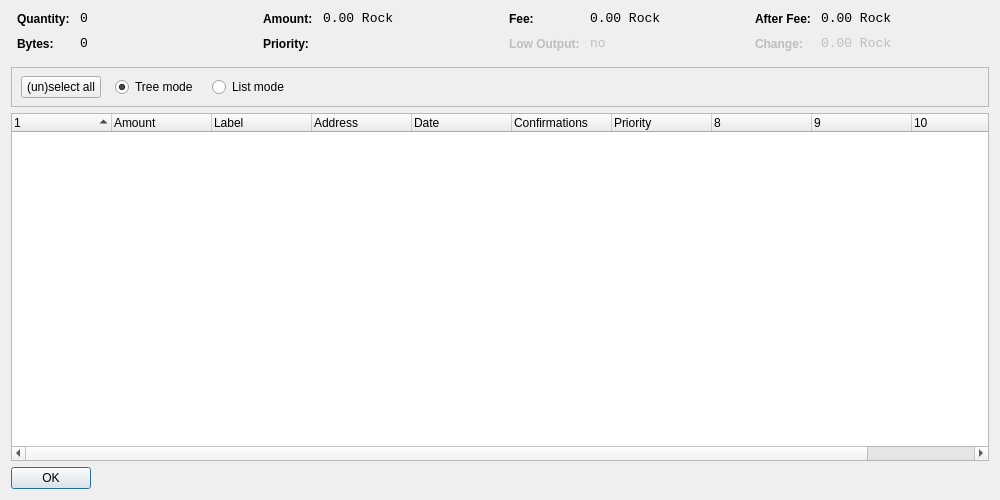
<?xml version="1.0" encoding="UTF-8"?>
<ui version="4.0">
 <class>CoinControlDialog</class>
 <widget class="QDialog" name="CoinControlDialog">
  <property name="geometry">
   <rect>
    <x>0</x>
    <y>0</y>
    <width>1000</width>
    <height>500</height>
   </rect>
  </property>
  <property name="windowTitle">
   <string>Coin Control</string>
  </property>
  <layout class="QVBoxLayout" name="verticalLayout">
   <item>
    <layout class="QHBoxLayout" name="horizontalLayoutTop" stretch="0,0,0,0">
     <property name="topMargin">
      <number>0</number>
     </property>
     <property name="bottomMargin">
      <number>10</number>
     </property>
     <item>
      <layout class="QFormLayout" name="formLayoutCoinControl1">
       <property name="horizontalSpacing">
        <number>10</number>
       </property>
       <property name="verticalSpacing">
        <number>10</number>
       </property>
       <property name="leftMargin">
        <number>6</number>
       </property>
       <property name="rightMargin">
        <number>6</number>
       </property>
       <item row="0" column="0">
        <widget class="QLabel" name="labelCoinControlQuantityText">
         <property name="styleSheet">
          <string notr="true">font-weight:bold;</string>
         </property>
         <property name="text">
          <string>Quantity:</string>
         </property>
        </widget>
       </item>
       <item row="0" column="1">
        <widget class="QLabel" name="labelCoinControlQuantity">
         <property name="font">
          <font>
           <family>Monospace</family>
           <pointsize>10</pointsize>
          </font>
         </property>
         <property name="cursor">
          <cursorShape>IBeamCursor</cursorShape>
         </property>
         <property name="contextMenuPolicy">
          <enum>Qt::ActionsContextMenu</enum>
         </property>
         <property name="text">
          <string notr="true">0</string>
         </property>
         <property name="textInteractionFlags">
          <set>Qt::LinksAccessibleByMouse|Qt::TextSelectableByKeyboard|Qt::TextSelectableByMouse</set>
         </property>
        </widget>
       </item>
       <item row="1" column="0">
        <widget class="QLabel" name="labelCoinControlBytesText">
         <property name="styleSheet">
          <string notr="true">font-weight:bold;</string>
         </property>
         <property name="text">
          <string>Bytes:</string>
         </property>
        </widget>
       </item>
       <item row="1" column="1">
        <widget class="QLabel" name="labelCoinControlBytes">
         <property name="font">
          <font>
           <family>Monospace</family>
           <pointsize>10</pointsize>
          </font>
         </property>
         <property name="cursor">
          <cursorShape>IBeamCursor</cursorShape>
         </property>
         <property name="contextMenuPolicy">
          <enum>Qt::ActionsContextMenu</enum>
         </property>
         <property name="text">
          <string notr="true">0</string>
         </property>
         <property name="textInteractionFlags">
          <set>Qt::LinksAccessibleByMouse|Qt::TextSelectableByKeyboard|Qt::TextSelectableByMouse</set>
         </property>
        </widget>
       </item>
      </layout>
     </item>
     <item>
      <layout class="QFormLayout" name="formLayoutCoinControl2">
       <property name="horizontalSpacing">
        <number>10</number>
       </property>
       <property name="verticalSpacing">
        <number>10</number>
       </property>
       <property name="leftMargin">
        <number>6</number>
       </property>
       <property name="rightMargin">
        <number>6</number>
       </property>
       <item row="0" column="0">
        <widget class="QLabel" name="labelCoinControlAmountText">
         <property name="styleSheet">
          <string notr="true">font-weight:bold;</string>
         </property>
         <property name="text">
          <string>Amount:</string>
         </property>
        </widget>
       </item>
       <item row="0" column="1">
        <widget class="QLabel" name="labelCoinControlAmount">
         <property name="font">
          <font>
           <family>Monospace</family>
           <pointsize>10</pointsize>
          </font>
         </property>
         <property name="cursor">
          <cursorShape>IBeamCursor</cursorShape>
         </property>
         <property name="contextMenuPolicy">
          <enum>Qt::ActionsContextMenu</enum>
         </property>
         <property name="text">
          <string notr="true">0.00 Rock</string>
         </property>
         <property name="textInteractionFlags">
          <set>Qt::LinksAccessibleByMouse|Qt::TextSelectableByKeyboard|Qt::TextSelectableByMouse</set>
         </property>
        </widget>
       </item>
       <item row="1" column="0">
        <widget class="QLabel" name="labelCoinControlPriorityText">
         <property name="styleSheet">
          <string notr="true">font-weight:bold;</string>
         </property>
         <property name="text">
          <string>Priority:</string>
         </property>
        </widget>
       </item>
       <item row="1" column="1">
        <widget class="QLabel" name="labelCoinControlPriority">
         <property name="font">
          <font>
           <family>Monospace</family>
           <pointsize>10</pointsize>
          </font>
         </property>
         <property name="cursor">
          <cursorShape>IBeamCursor</cursorShape>
         </property>
         <property name="contextMenuPolicy">
          <enum>Qt::ActionsContextMenu</enum>
         </property>
         <property name="text">
          <string/>
         </property>
         <property name="textInteractionFlags">
          <set>Qt::LinksAccessibleByMouse|Qt::TextSelectableByKeyboard|Qt::TextSelectableByMouse</set>
         </property>
        </widget>
       </item>
      </layout>
     </item>
     <item>
      <layout class="QFormLayout" name="formLayoutCoinControl3">
       <property name="horizontalSpacing">
        <number>10</number>
       </property>
       <property name="verticalSpacing">
        <number>10</number>
       </property>
       <property name="leftMargin">
        <number>6</number>
       </property>
       <property name="rightMargin">
        <number>6</number>
       </property>
       <item row="0" column="0">
        <widget class="QLabel" name="labelCoinControlFeeText">
         <property name="styleSheet">
          <string notr="true">font-weight:bold;</string>
         </property>
         <property name="text">
          <string>Fee:</string>
         </property>
        </widget>
       </item>
       <item row="0" column="1">
        <widget class="QLabel" name="labelCoinControlFee">
         <property name="font">
          <font>
           <family>Monospace</family>
           <pointsize>10</pointsize>
          </font>
         </property>
         <property name="cursor">
          <cursorShape>IBeamCursor</cursorShape>
         </property>
         <property name="contextMenuPolicy">
          <enum>Qt::ActionsContextMenu</enum>
         </property>
         <property name="text">
          <string notr="true">0.00 Rock</string>
         </property>
         <property name="textInteractionFlags">
          <set>Qt::LinksAccessibleByMouse|Qt::TextSelectableByKeyboard|Qt::TextSelectableByMouse</set>
         </property>
        </widget>
       </item>
       <item row="1" column="0">
        <widget class="QLabel" name="labelCoinControlLowOutputText">
         <property name="enabled">
          <bool>false</bool>
         </property>
         <property name="styleSheet">
          <string notr="true">font-weight:bold;</string>
         </property>
         <property name="text">
          <string>Low Output:</string>
         </property>
        </widget>
       </item>
       <item row="1" column="1">
        <widget class="QLabel" name="labelCoinControlLowOutput">
         <property name="enabled">
          <bool>false</bool>
         </property>
         <property name="font">
          <font>
           <family>Monospace</family>
           <pointsize>10</pointsize>
          </font>
         </property>
         <property name="cursor">
          <cursorShape>IBeamCursor</cursorShape>
         </property>
         <property name="contextMenuPolicy">
          <enum>Qt::ActionsContextMenu</enum>
         </property>
         <property name="text">
          <string notr="true">no</string>
         </property>
         <property name="textInteractionFlags">
          <set>Qt::LinksAccessibleByMouse|Qt::TextSelectableByKeyboard|Qt::TextSelectableByMouse</set>
         </property>
        </widget>
       </item>
      </layout>
     </item>
     <item>
      <layout class="QFormLayout" name="formLayoutCoinControl4">
       <property name="horizontalSpacing">
        <number>10</number>
       </property>
       <property name="verticalSpacing">
        <number>10</number>
       </property>
       <property name="leftMargin">
        <number>6</number>
       </property>
       <property name="rightMargin">
        <number>6</number>
       </property>
       <item row="0" column="0">
        <widget class="QLabel" name="labelCoinControlAfterFeeText">
         <property name="styleSheet">
          <string notr="true">font-weight:bold;</string>
         </property>
         <property name="text">
          <string>After Fee:</string>
         </property>
        </widget>
       </item>
       <item row="0" column="1">
        <widget class="QLabel" name="labelCoinControlAfterFee">
         <property name="font">
          <font>
           <family>Monospace</family>
           <pointsize>10</pointsize>
          </font>
         </property>
         <property name="cursor">
          <cursorShape>IBeamCursor</cursorShape>
         </property>
         <property name="contextMenuPolicy">
          <enum>Qt::ActionsContextMenu</enum>
         </property>
         <property name="text">
          <string notr="true">0.00 Rock</string>
         </property>
         <property name="textInteractionFlags">
          <set>Qt::LinksAccessibleByMouse|Qt::TextSelectableByKeyboard|Qt::TextSelectableByMouse</set>
         </property>
        </widget>
       </item>
       <item row="1" column="0">
        <widget class="QLabel" name="labelCoinControlChangeText">
         <property name="enabled">
          <bool>false</bool>
         </property>
         <property name="styleSheet">
          <string notr="true">font-weight:bold;</string>
         </property>
         <property name="text">
          <string>Change:</string>
         </property>
        </widget>
       </item>
       <item row="1" column="1">
        <widget class="QLabel" name="labelCoinControlChange">
         <property name="enabled">
          <bool>false</bool>
         </property>
         <property name="font">
          <font>
           <family>Monospace</family>
           <pointsize>10</pointsize>
          </font>
         </property>
         <property name="cursor">
          <cursorShape>IBeamCursor</cursorShape>
         </property>
         <property name="contextMenuPolicy">
          <enum>Qt::ActionsContextMenu</enum>
         </property>
         <property name="text">
          <string notr="true">0.00 Rock</string>
         </property>
         <property name="textInteractionFlags">
          <set>Qt::LinksAccessibleByMouse|Qt::TextSelectableByKeyboard|Qt::TextSelectableByMouse</set>
         </property>
        </widget>
       </item>
      </layout>
     </item>
    </layout>
   </item>
   <item>
    <widget class="QFrame" name="frame">
     <property name="minimumSize">
      <size>
       <width>0</width>
       <height>40</height>
      </size>
     </property>
     <property name="frameShape">
      <enum>QFrame::StyledPanel</enum>
     </property>
     <property name="frameShadow">
      <enum>QFrame::Sunken</enum>
     </property>
     <widget class="QWidget" name="horizontalLayoutWidget">
      <property name="geometry">
       <rect>
        <x>10</x>
        <y>0</y>
        <width>781</width>
        <height>41</height>
       </rect>
      </property>
      <layout class="QHBoxLayout" name="horizontalLayoutPanel" stretch="0,0,0,0,0">
       <property name="spacing">
        <number>14</number>
       </property>
       <item>
        <widget class="QPushButton" name="pushButtonSelectAll">
         <property name="sizePolicy">
          <sizepolicy hsizetype="Maximum" vsizetype="Fixed">
           <horstretch>0</horstretch>
           <verstretch>0</verstretch>
          </sizepolicy>
         </property>
         <property name="text">
          <string>(un)select all</string>
         </property>
        </widget>
       </item>
       <item>
        <widget class="QRadioButton" name="radioTreeMode">
         <property name="sizePolicy">
          <sizepolicy hsizetype="Maximum" vsizetype="Fixed">
           <horstretch>0</horstretch>
           <verstretch>0</verstretch>
          </sizepolicy>
         </property>
         <property name="text">
          <string>Tree mode</string>
         </property>
         <property name="checked">
          <bool>true</bool>
         </property>
        </widget>
       </item>
       <item>
        <widget class="QRadioButton" name="radioListMode">
         <property name="sizePolicy">
          <sizepolicy hsizetype="Maximum" vsizetype="Fixed">
           <horstretch>0</horstretch>
           <verstretch>0</verstretch>
          </sizepolicy>
         </property>
         <property name="text">
          <string>List mode</string>
         </property>
        </widget>
       </item>
       <item>
        <spacer name="horizontalSpacer">
         <property name="orientation">
          <enum>Qt::Horizontal</enum>
         </property>
         <property name="sizeHint" stdset="0">
          <size>
           <width>40</width>
           <height>20</height>
          </size>
         </property>
        </spacer>
       </item>
      </layout>
     </widget>
    </widget>
   </item>
   <item>
    <widget class="CoinControlTreeWidget" name="treeWidget">
     <property name="contextMenuPolicy">
      <enum>Qt::CustomContextMenu</enum>
     </property>
     <property name="sortingEnabled">
      <bool>false</bool>
     </property>
     <property name="columnCount">
      <number>11</number>
     </property>
     <attribute name="headerShowSortIndicator" stdset="0">
      <bool>true</bool>
     </attribute>
     <attribute name="headerStretchLastSection">
      <bool>false</bool>
     </attribute>
     <column>
      <property name="text">
       <string/>
      </property>
     </column>
     <column>
      <property name="text">
       <string>Amount</string>
      </property>
     </column>
     <column>
      <property name="text">
       <string>Label</string>
      </property>
     </column>
     <column>
      <property name="text">
       <string>Address</string>
      </property>
     </column>
     <column>
      <property name="text">
       <string>Date</string>
      </property>
     </column>
     <column>
      <property name="text">
       <string>Confirmations</string>
      </property>
      <property name="toolTip">
       <string>Confirmed</string>
      </property>
     </column>
     <column>
      <property name="text">
       <string>Priority</string>
      </property>
     </column>
     <column>
      <property name="text">
       <string/>
      </property>
     </column>
     <column>
      <property name="text">
       <string/>
      </property>
     </column>
     <column>
      <property name="text">
       <string/>
      </property>
     </column>
     <column>
      <property name="text">
       <string/>
      </property>
     </column>
    </widget>
   </item>
   <item>
    <widget class="QDialogButtonBox" name="buttonBox">
     <property name="sizePolicy">
      <sizepolicy hsizetype="Maximum" vsizetype="Fixed">
       <horstretch>0</horstretch>
       <verstretch>0</verstretch>
      </sizepolicy>
     </property>
     <property name="orientation">
      <enum>Qt::Horizontal</enum>
     </property>
     <property name="standardButtons">
      <set>QDialogButtonBox::Ok</set>
     </property>
    </widget>
   </item>
  </layout>
 </widget>
 <customwidgets>
  <customwidget>
   <class>CoinControlTreeWidget</class>
   <extends>QTreeWidget</extends>
   <header>coincontroltreewidget.h</header>
  </customwidget>
 </customwidgets>
 <resources/>
 <connections/>
</ui>
